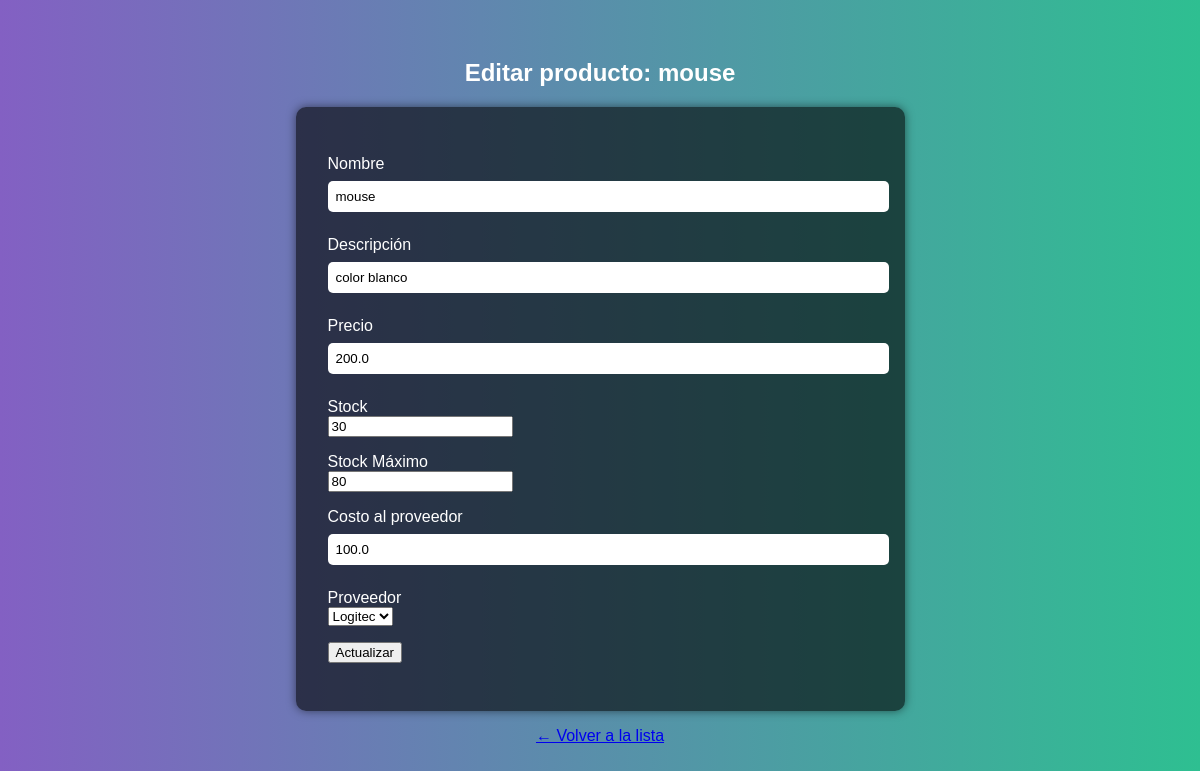
Page /editar_producto/1 (signed in) on the earlier database version.
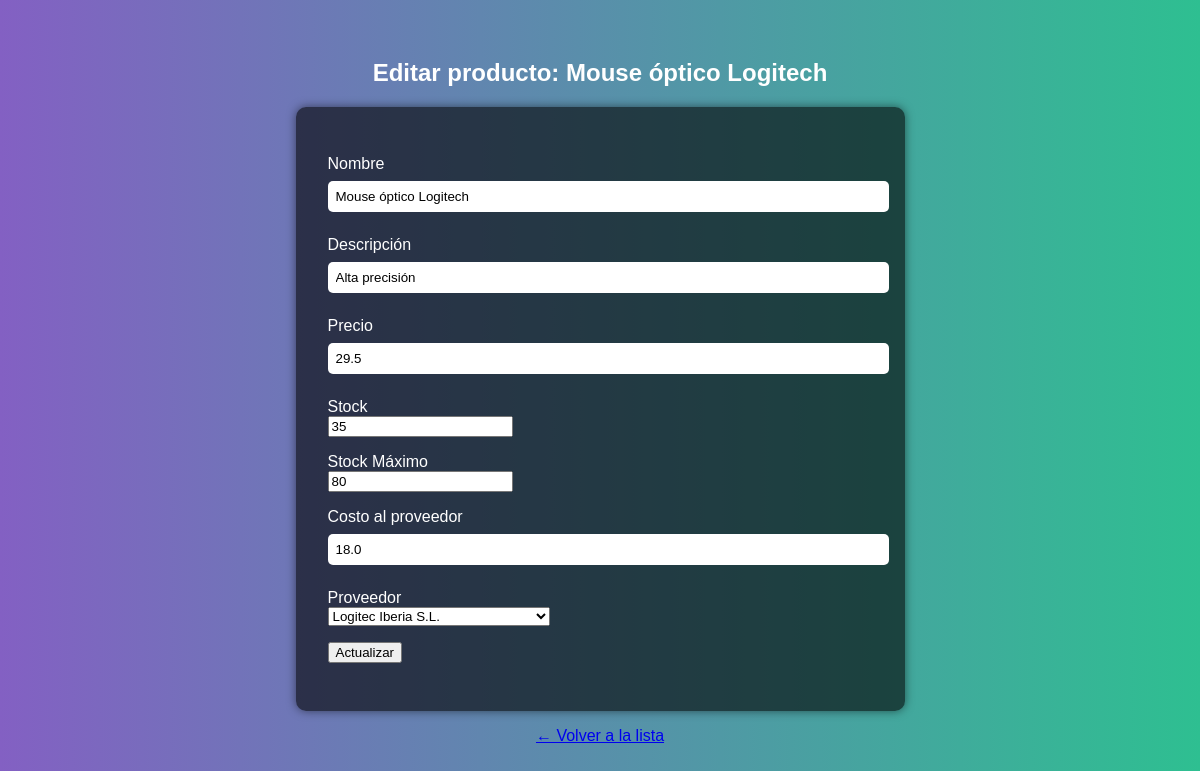
Same page on the later database version.
### app/models.py (models this page shows, shortened)
class Producto(db.Model):
    id = db.Column(db.Integer, primary_key=True)
    nombre = db.Column(db.String(100), nullable=False)
    descripcion = db.Column(db.String(200))
    precio = db.Column(db.Float, nullable=False)             # Precio de venta
    costo_proveedor = db.Column(db.Float, nullable=False)    # Costo del proveedor
    stock = db.Column(db.Integer, nullable=False)
    stock_maximo = db.Column(db.Integer, nullable=False)     # Umbral para alertas de reposicion
    proveedor_id = db.Column(db.Integer, db.ForeignKey('proveedor.id'), nullable=False)    # Relacion con proveedor
    ventas = db.relationship('Venta', backref='producto', lazy=True)      # Relacion con ventas del producto

### app/routes.py (the view, shortened to what this page needs)
@main.route('/editar_producto/<int:id>', methods=['GET', 'POST'])
@login_required
def editar_producto(id):
    if current_user.role != 'admin':
        flash('Acceso denegado')
        return redirect(url_for('main.dashboard'))
    producto = Producto.query.get_or_404(id)
    form = ProductoForm(obj=producto)  # Rellena el formulario con los datos existentes
    form.proveedor_id.choices = [(p.id, p.nombre) for p in Proveedor.query.all()]
    return render_template('editar_producto.html', form=form, producto=producto)

### app/forms.py
class ProductoForm(FlaskForm):
    nombre = StringField('Nombre', validators=[DataRequired()])
    descripcion = StringField('Descripción')
    precio = FloatField('Precio', validators=[DataRequired()])
    costo_proveedor = FloatField('Costo al proveedor', validators=[DataRequired()])
    stock = IntegerField('Stock', validators=[DataRequired()])
    stock_maximo = IntegerField('Stock Máximo', validators=[DataRequired()])
    proveedor_id = SelectField('Proveedor', coerce=int, validators=[DataRequired()])
    submit = SubmitField('Registrar Producto')

### app/templates/editar_producto.html (shortened to what this page needs)
{% extends 'base.html' %}
{% block content %}
<h2>Editar producto: {{ producto.nombre }}</h2>
<form method="POST">
  <p>{{ form.nombre.label }}<br>{{ form.nombre(size=32) }}</p>
  <p>{{ form.descripcion.label }}<br>{{ form.descripcion(size=64) }}</p>
  <p>{{ form.precio.label }}<br>{{ form.precio(step="0.01") }}</p>
  <p>{{ form.stock.label }}<br>{{ form.stock() }}</p>
  <p>{{ form.stock_maximo.label }}<br>{{ form.stock_maximo() }}</p>
  {% if current_user.role == 'admin' %}
  <p>{{ form.costo_proveedor.label }}<br>{{ form.costo_proveedor(step="0.01") }}</p>
  {% endif %}
  <p>{{ form.proveedor_id.label }}<br>{{ form.proveedor_id() }}</p>
  <p>{{ form.submit(value='Actualizar') }}</p>
</form>
<p><a href="{{ url_for('main.listar_productos') }}">← Volver a la lista</a></p>
{% endblock %}

Differences in the rows shown:
changed Producto: nombre "mouse" → "Mouse óptico Logitech"; descripcion "color blanco" → "Alta precisión"; precio "200.0" → "29.5"; stock "30" → "35"; costo_proveedor "100.0" → "18.0"; proveedor_id "Logitec" → "Logitec Iberia S.L."
